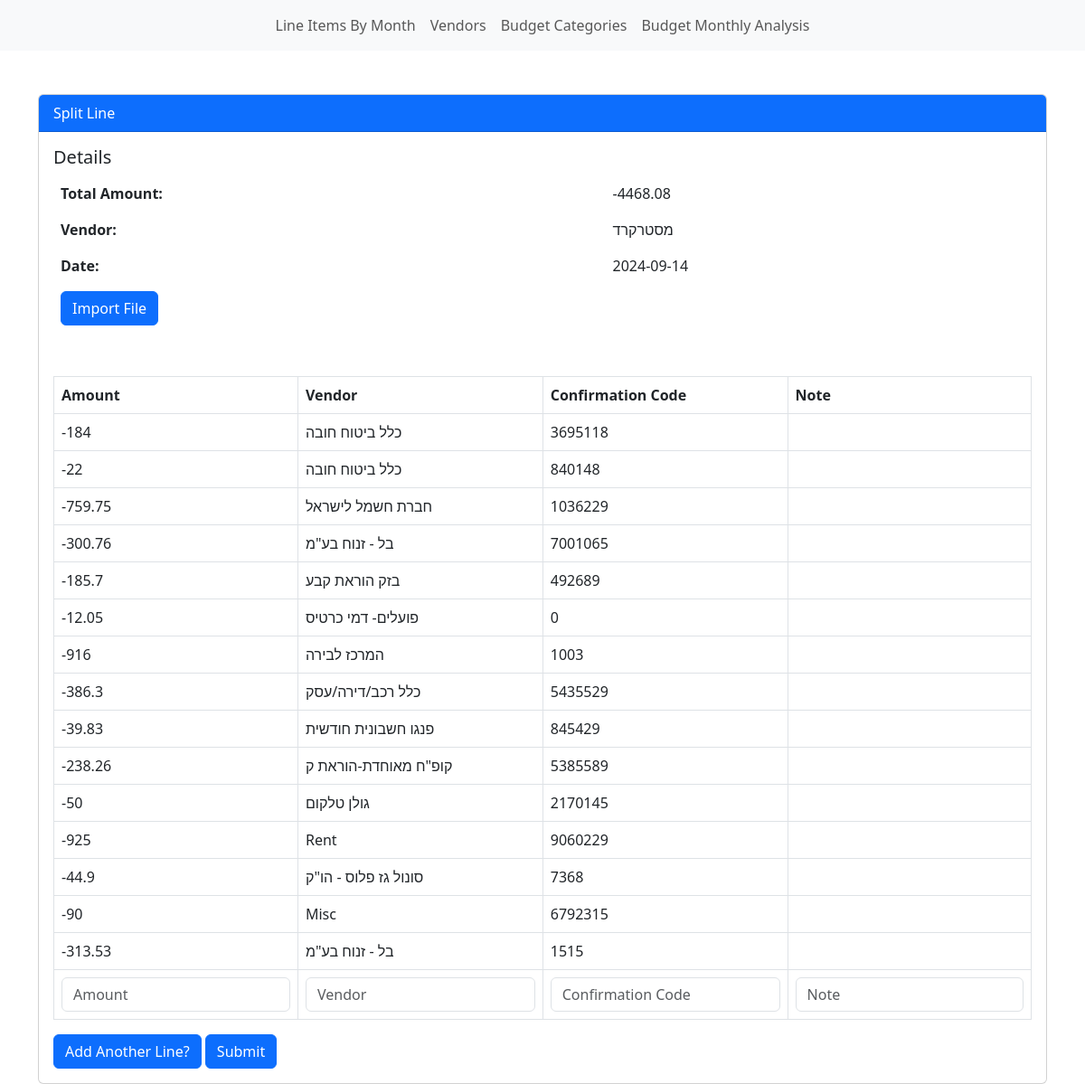
Page /split_line/2 on the committed database.
### app/models.py (models this page shows, shortened)
class LineItem(db.Model):
    __tablename__       = 'line_item'
    id                  = Column('id', INTEGER(), primary_key=True, autoincrement=True)
    parent_line_item_id = Column('parent_line_item_id', INTEGER(), nullable=True)
    amount              = Column('amount', INTEGER(), nullable=False)
    currency_type       = Column('currency_type', String(), default='shekel')
    vendor_id           = Column('vendor_id', INTEGER(), nullable=True)
    date                = Column('date', INTEGER(), nullable=False)
    confirmation_code   = Column('confirmation_code', INTEGER(), nullable=True)
    note                = Column('note', String(), nullable=True)
    def get_vendor(self):
        return db.session.execute(select(Vendor).where(Vendor.id==self.vendor_id)).scalar()
    def display_date(self):
        dt_object = datetime.datetime.fromtimestamp(self.date)
        return dt_object.strftime('%Y-%m-%d')

class Vendor(db.Model):
    __tablename__ = 'vendor'
    id            = Column('id', INTEGER(), primary_key=True, autoincrement=True)
    name          = Column('name', String(), nullable=False)
    bc_id         = Column('bc_id', INTEGER(), nullable=True)
    def __repr__(self) -> str:
        return f'{self.name}'

### app/routes.py (the view)
@app.route('/split_line/<line_item_id>')
def split_line(line_item_id):
    existing_child_lines = db.session.execute(select(LineItem).where(LineItem.parent_line_item_id == line_item_id)).scalars()
    li = db.session.execute(select(LineItem).where(LineItem.id == line_item_id)).scalar()
    return render_template('split_line.html',
                           li=li,
                           existing_child_lines=existing_child_lines)

### app/templates/split_line.html (shortened to what this page needs)
{% extends 'base.html' %}
{% block content %}
<main>
    <div class="container mt-5">
        <div class="card">
            <div class="card-header bg-primary text-white">
                Split Line
            </div>
            <div class="card-body">
                <h5 class="card-title">Details</h5>
                <div class="table-responsive">
                    <table class="table table-borderless">
                        <tbody>
                            <tr>
                                <th scope="row">Total Amount:</th>
                                <td>{{ li.amount }}</td>
                            </tr>
                            <tr>
                                <th scope="row">Vendor:</th>
                                <td>{{ li.get_vendor().name }}</td>
                            </tr>
                            <tr>
                                <th scope="row">Date:</th>
                                <td>{{ li.display_date() }}</td>
                            </tr>
                            <tr>
                                <th><a class="btn btn-primary" href="{{url_for('import_file_selector', line_item_id=li.id)}}">Import File</a></th>
                            </tr>
                        </tbody>
                    </table>
                </div>
            </div>
            <div class="card-body">
                <form action="{{ url_for('split_line_endpoint') }}" method="POST">
                    <div class="table-responsive">
                        <table class="table table-bordered">
                            <tbody id="table-body">
                                {% if existing_child_lines %}
                                    <tr>
                                        <th>Amount</th>
                                        <th>Vendor</th>
                                        <th>Confirmation Code</th>
                                        <th>Note</th>
                                    </tr>
                                    {% for line in existing_child_lines %}
                                    <tr>
                                        <td>{{line.amount}}</td>
                                        <td>{{line.get_vendor()}}</td>
                                        <td>{{line.confirmation_code}}</td>
                                        <td>{{line.note}}</td>
                                    </tr>
                                    {% endfor %}
                                {% endif %}
                            </tbody>
                        </table>
                    </div>
                    <button type="button" class="btn btn-primary" id="add-line-button">Add Another Line?</button>
                    <button type="submit" class="btn btn-primary">Submit</button>
                </form>
            </div>
        </div>
    </div>
</main>
{% endblock content %}

### rows in the picture
LineItem: amount "-4468.08", display_date "2024-09-14"
Vendor: get_vendor "מסטרקרד"
LineItem: amount "-184", get_vendor "כלל ביטוח חובה", confirmation_code "3695118"
LineItem: amount "-22", get_vendor "כלל ביטוח חובה", confirmation_code "840148"
LineItem: amount "-759.75", get_vendor "חברת חשמל לישראל", confirmation_code "1036229"
LineItem: amount "-300.76", get_vendor "בל - זנוח בע\"מ", confirmation_code "7001065"
LineItem: amount "-185.7", get_vendor "בזק הוראת קבע", confirmation_code "492689"
LineItem: amount "-12.05", get_vendor "פועלים- דמי כרטיס", confirmation_code "0"
LineItem: amount "-916", get_vendor "המרכז לבירה", confirmation_code "1003"
LineItem: amount "-386.3", get_vendor "כלל רכב/דירה/עסק", confirmation_code "5435529"
LineItem: amount "-39.83", get_vendor "פנגו חשבונית חודשית", confirmation_code "845429"
LineItem: amount "-238.26", get_vendor "קופ\"ח מאוחדת-הוראת ק", confirmation_code "5385589"
LineItem: amount "-50", get_vendor "גולן טלקום", confirmation_code "2170145"
LineItem: amount "-925", get_vendor "Rent", confirmation_code "9060229"
LineItem: amount "-44.9", get_vendor "סונול גז פלוס - הו\"ק", confirmation_code "7368"
LineItem: amount "-90", get_vendor "Misc", confirmation_code "6792315"
LineItem: amount "-313.53", get_vendor "בל - זנוח בע\"מ", confirmation_code "1515"
